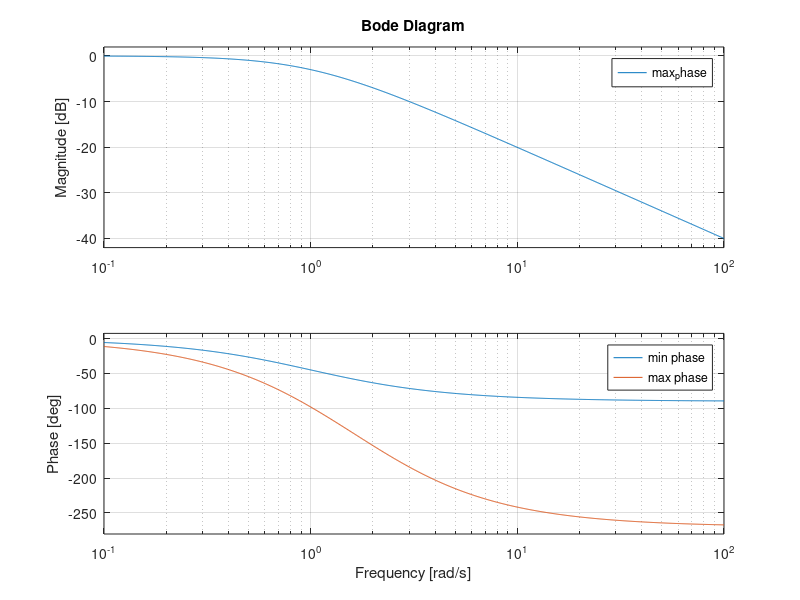
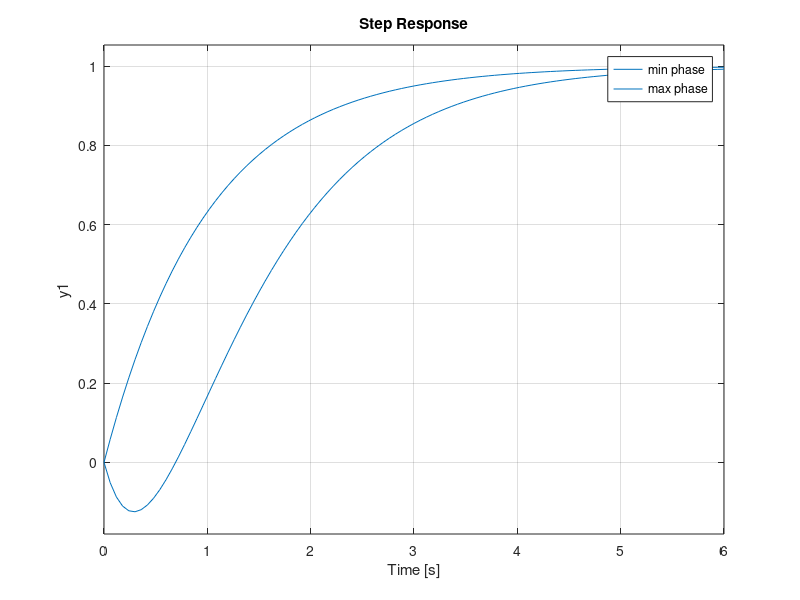

Source code (MATLAB) for these figures, in order: (Note: this script raises an error after producing the figures.)
clc;clear;close all;

%% Introduction
% *Title:* Minimum Phase and Non-Minimum Phase Systems
%
% *Author:* Siavash Emami
%
% *Date:* June 13th, 2022
%
% *Description:* This script shows how minimum and non-minimum phase systems
% work and what are the differences in them. Bode plot, step response and
% harmonic response of two example systems are shown in the following code.
%
% For more information please refer to <https://t.me/takane_iust Takane Magazine> 

%% Bode plots
% two systems are
%
% $$G_{min}(s) = \frac{s+2}{s^2+3s+2} G_{max}(s) = \frac{-s+2}{s^2+3s+2}$$
%
% both systems have same magnitude, but minimum phase system has a phase
% shift of 90 degrees in frequency domain, but maximum phase system has 270
% degrees phase shift. this is shown in figure 1
%
min_phase = tf([1 2],[1 3 2]);
max_phase = tf([-1 2],[1 3 2]);
figure(1)
bode(min_phase)
hold on
bode(max_phase)
legend('min phase', 'max phase')

%% Step Responses
% A non-minimum phase system undershoots in response to a step input and
% then follows the error, in contrast with minimum phase system which
% directly responds to error. 
% 
figure(2)
step(min_phase)
hold on
step(max_phase)
legend('min phase', 'max phase')

%% Harmonic Response
% As seen in the first section, the phase shift to each system is
% different, for example when a harmonic input with frequency of 10Hz is
% applied to the systems, phase of minimum phase system will be
% approximately -90 degrees and for maximum phase system will be +90
% degrees. it can be seen in the plots below that every peak of minimum and
% maximum phase response is located on a zero of input signal, and they
% have 180 degrees difference with each other.
% 
% 
% 
% 
tau = 0.1;
Tf = 10;
Ts = 0.00005;
[u,t] = gensig("sine",tau,Tf,Ts);
y_min = lsim(min_phase,u,t,Ts);
y_max = lsim(max_phase,u,t,Ts);

figure(3)
subplot(3,1,1)
plot(t(190001:end),u(190001:end))
title("Input Signal")
xlabel("Time (s)")
grid on

subplot(3,1,2)
plot(t(190001:end), y_min(190001:end))
title("Minimum Phase System Response")
xlabel("Time (s)")
grid on

subplot(3,1,3)
plot(t(190001:end), y_max(190001:end))
title("Maximum Phase System Response")
xlabel("Time (s)")
grid on
